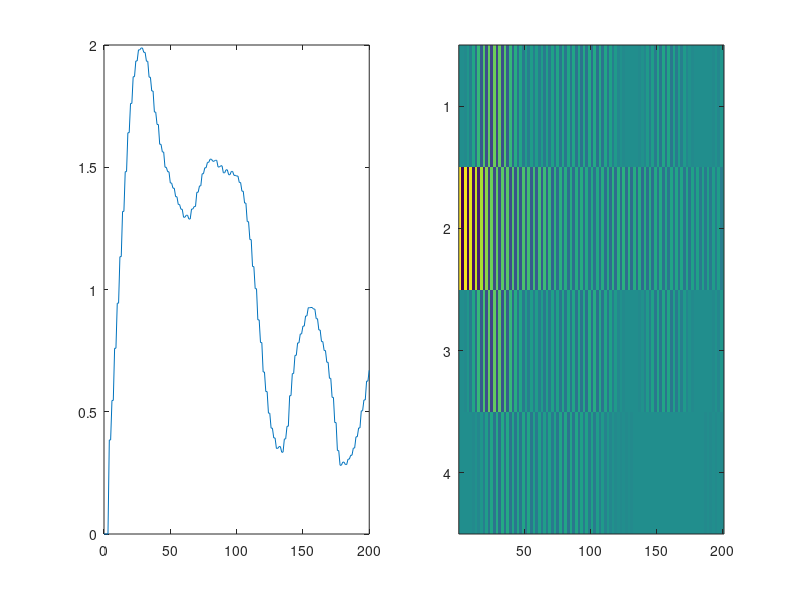

MATLAB code to generate this figure:
% Since \epsilon is small, we can ignore terms o(\epsilon^5) in the
% evolution operator(matrix)

% 还有bug

clear;
clc;
format long
tic;

%% paramter
myseed = 1;
rng(myseed)

L = 4;
num_T = 100;
T = 0:2*num_T;
nT = 2*num_T+1;
len = 2^L;
g0 = pi/2;
epsilon = 0.1;
J0 = pi/4;
it = floor(L/2);

sigmaz = [1;-1];
sigmax = sparse([0 1;1 0]);
I2 = eye(2);
sI2 = sparse(1:2,1:2,1);
II2 = ones(2);

%% construction of Hamiltonian and observable
Hz = zeros(len,1);
for i = 1:L-1
    Hz_temp = ones(2^(i-1),1);
    Hz_temp = kron(Hz_temp, sigmaz);
    Hz_temp = kron(Hz_temp, sigmaz);
    Hz_temp = kron(Hz_temp, ones(2^(L-i-1),1));
    Hz = Hz + J0*Hz_temp;
end
% PBC
Hz_temp = sigmaz;
Hz_temp = kron(Hz_temp, ones(2^(L-2),1));
Hz_temp = kron(Hz_temp, sigmaz);
Hz = Hz + J0*Hz_temp;

expHx0 = sparse(1:len,len:-1:1,(-1i)^L);

expHx1 = sigmax;
expHx2 = sparse(1:4,1:4,1);
expHx3 = sparse(1:8,1:8,1);
% expHx4 = sparse(1:16,1:16,1);
expHx1 = kron(sI2, expHx1) + kron(sigmax, sparse(1:2,1:2,1));

expHx2 = kron(sI2, expHx2) + kron(sigmax, expHx1);
expHx1 = kron(sI2, expHx1) + kron(sigmax, sparse(1:4,1:4,1)); 

% expHx3 = kron(sI2, expHx3) + kron(sigmax, expHx2);
% expHx2 = kron(sI2, expHx2) + kron(sigmax, expHx1);
% expHx1 = kron(sI2, expHx1) + kron(sigmax, sparse(1:8,1:8,1)); 

for i = 4:L
%     expHx4 = kron(sigmax, expHx4) + kron(I2, expHx3);
    expHx3 = kron(sI2, expHx3) + kron(sigmax, expHx2);
    expHx2 = kron(sI2, expHx2) + kron(sigmax, expHx1);
    expHx1 = kron(sI2, expHx1) + kron(sigmax, sparse(1:2^(i-1),1:2^(i-1),1)); 
end

[row1,col1] = find(expHx1);
[row2,col2] = find(expHx2);
[row3,col3] = find(expHx3);
% [row4,col4] = find(expHx4);
expHx1 = sparse(row1,col1,cos(epsilon)^(L-1)*-1i*sin(epsilon));
expHx2 = sparse(row2,col2,cos(epsilon)^(L-2)*(-1i*sin(epsilon))^2);
expHx3 = sparse(row3,col3,cos(epsilon)^(L-3)*(-1i*sin(epsilon))^3);
% expHx4 = sparse(row4,col4,cos(epsilon)^(L-4)*(-1i*sin(epsilon))^4);
clear row1 row2 row3 col1 col2 col3
expHxL = sparse(1:len,1:len,cos(epsilon)^L);
expHx = expHx1 + expHx2 + expHx3 + expHxL;
% expHx = expHx1 + expHx2 + expHx3 + expHx4 + expHxL;

% temp = 1;
% for i = 1:L
%     temp = temp*(-sin(g(i)));
% end
% expHx = sparse(1:len,len:-1:1,temp);

matrix_sz = zeros(len,L);
for i = 1:L
    sz_temp = ones(2^(i-1),1);
    sz_temp = kron(sz_temp,sigmaz);
    sz_temp = kron(sz_temp,ones(2^(L-i),1));
    matrix_sz(:,i) = sz_temp;
end

%% time evolution

% phi0 = rand(len,1);
% phi0 = phi0./sqrt(sum(phi0.^2));

[~,index0] = min(Hz);
phi0 = zeros(len,1);
pos = index0(1);

sz_GS0 = zeros(L,1);
temp = pos-1;
for i = 1:L
    sz_GS0(L-i+1) = mod(temp,2);
    temp = floor(temp/2);
end
sz_GS = 2*sz_GS0-1;
phi0(pos) = 1;

% flip a single point
sz_GS_new = sz_GS;
sz_GS_new(it) = - sz_GS(it);
sz_GS0_new = (sz_GS_new+1)/2;
temp = 0;
for i = 1:L
    temp = temp*2;
    temp = temp + sz_GS0_new(i);    
end
pos_new = temp+1;
phi0_e = zeros(len,1);
phi0_e(pos_new) = 1;
phi0_e = phi0_e./sqrt(sum(phi0_e.^2));

phi = phi0;
phit_store = zeros(len,nT);
phit_store(:,1) = phi0;
phi_e = phi0_e;
phit_e_store = zeros(len,nT);
phit_e_store(:,1) = phi0_e;

trans_z = exp(-1i*Hz);

now = 2;
for i = 1:num_T
    % Hz
    phi = trans_z.*phi;
    phit_store(:,now) = phi;
    phi_e = trans_z.*phi_e;
    phit_e_store(:,now) = phi_e;
    now = now + 1;

    % Hx0
    phi = expHx*phi;
    phi_e = expHx*phi_e;

    % Hx
    phi = expHx0*phi;
    phit_store(:,now) = phi;

    phi_e = expHx0*phi_e;
    phit_e_store(:,now) = phi_e;
    now = now + 1;
end

%% calculate observable

sz = zeros(L,nT);
sz_e = zeros(L,nT);
for i = 1:L
    sz(i,:) = sum(conj(phit_store).*(matrix_sz(:,i).*phit_store));
    sz_e(i,:) = sum(conj(phit_e_store).*(matrix_sz(:,i).*phit_e_store));
end
sz_diff = sz_e - sz;

sz_mean = sum(sz_GS.*sz)/L;
sz_e_mean = sum(sz_GS.*sz_e)/L;

x = (1:L)';
sz_diff_std = sqrt(sum(abs(sz_diff).*(x-it).^2));

figure;
set(gcf, 'position', [250 70 1400 900]);
subplot(1,2,1)
plot(T,sz_diff_std)

subplot(1,2,2)
% plot(log(T(1:50)),log(sz_diff_std(1:50)));
% plot(T,sz_e_mean);
imagesc(sz_diff)

toc;

% function y = kron_next(A)
%     la = length(A);
%     [rowA,colA] = find(A);
% %         y((rowA-1)*2+1,(colA-1)*2+2) = 1;
% %         y((rowA-1)*2+2,(colA-1)*2+1) = 1;
%     y1 = sparse((2-1)*la+rowA, (1-1)*la+colA, 1, la*2, la*2);
%     y2 = sparse((1-1)*la+rowA, (2-1)*la+colA, 1, la*2, la*2);
% 
%     y3 = sparse((1-1)*la+(1:la), (1-1)*la+(la:-1:1), 1, la*2, la*2);
%     y4 = sparse((2-1)*la+(1:la), (2-1)*la+(la:-1:1), 1, la*2, la*2);
% 
%     y = y1 + y2 + y3 + y4;
% end
